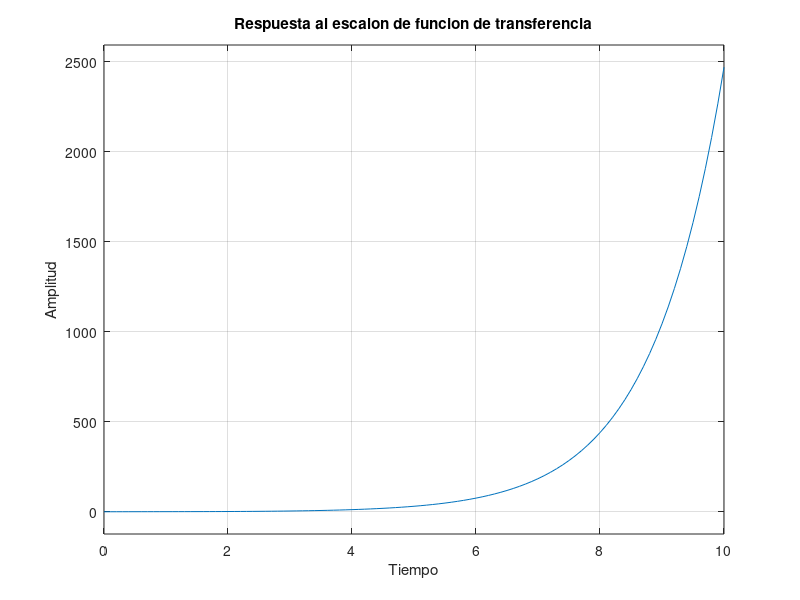

This chart was generated by the following MATLAB code:
clc
clear
close all

% funcion de cada bloque de el diagrama
s = tf ('s');
Y1 = 4*s/(10*s^2 + 4);
Y2 = 3/(6*s + 16);
Y3 = (4*s + 10)/(4*s^3 + 9*s^2 + 5*s);
Y4 = 1/(7*s + 10);
Y5 =(8*s + 8)/(s^3 + 2*s^2 + 3*s);
Y6 = (3*s + 2)/(5*s^2 + 7*s + 10);

% Funcion de transferencia del sistema 
H = (Y1* (1- Y3) + Y2 * (1- Y3) + Y3 * Y6 * (Y4 + Y5))/(1-Y3);

% Grafica para la respuesta al escalon de la funcion de transferencia
figure()
step(H,10)
title("Respuesta al escalon de funcion de transferencia")
xlim([0 10]) 
ylabel("Respuesta")
ylabel("Amplitud")
xlabel("Tiempo")
grid on % activar grilla
